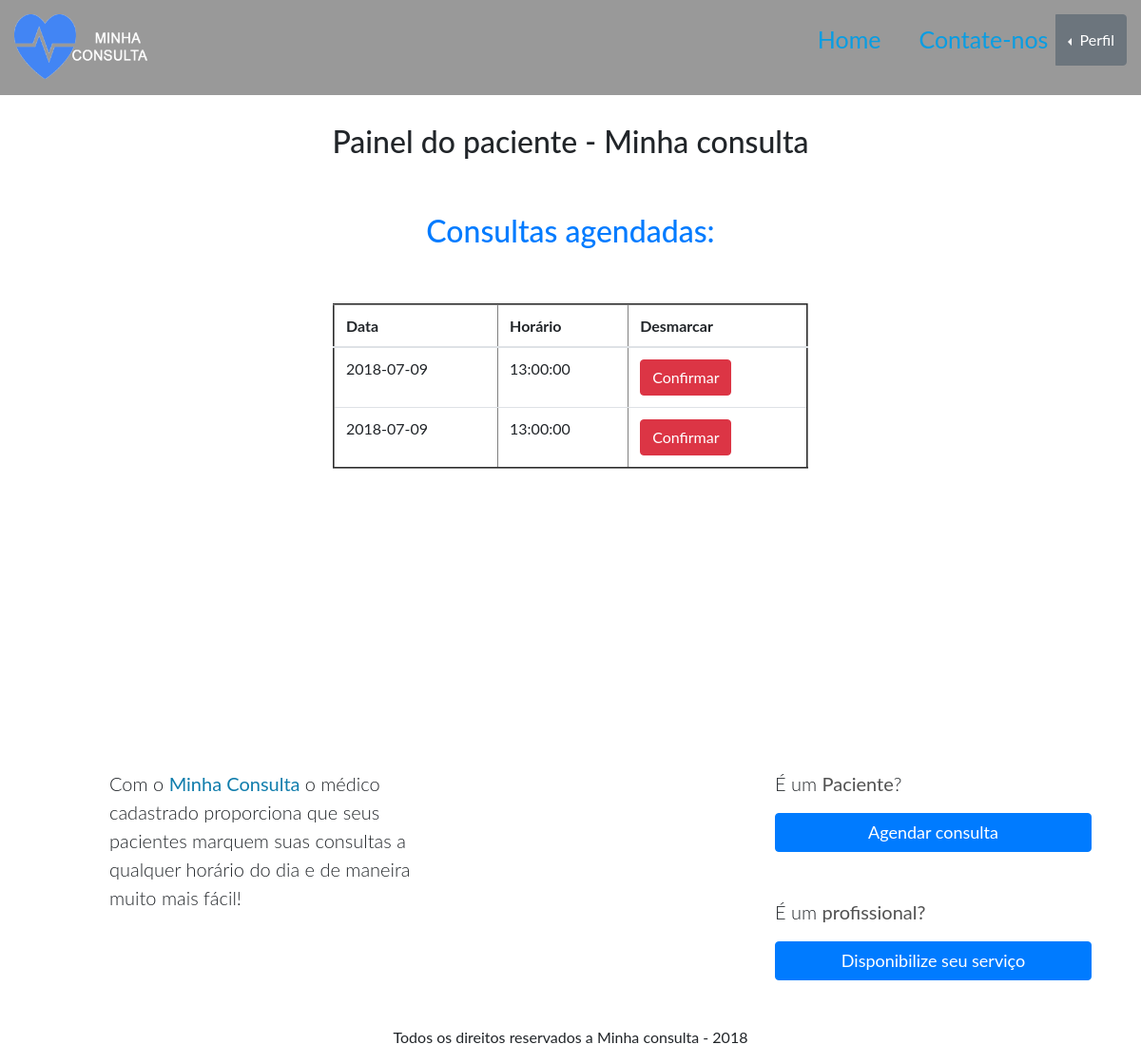
The page /consultas.php (signed in) on the database its author committed.
### tables this page shows
CREATE TABLE `consulta_horario` (
  `id_horario_c` bigint(20) UNSIGNED NOT NULL,
  `data` date NOT NULL,
  `hora` time NOT NULL,
  `id_medico` int(11) DEFAULT NULL,
  `id_usuario` int(11) NOT NULL,
  `status` smallint(6) NOT NULL
);

### _funcoes/funcoes_consulta.php (called while the page is built, shortened)
<?php
function consultas_marcadas($conexao,$id_usuario){
	$sql="SELECT * FROM consulta_horario WHERE id_usuario='$id_usuario';";
	$consultas=array();
	$resultado=mysqli_query($conexao,$sql);
	while($consulta = mysqli_fetch_assoc($resultado)) {
        array_push($consultas, $consulta);
    }
    return $consultas;
}

### consultas.php (the view, shortened to what this page needs)
<?php
	require_once("header.php");
	require_once("conecta.php");
	require_once('_funcoes/funcoes_consulta.php');
	$id_usuario=$_SESSION["usuario_logado_id"];
	$consultas=consultas_marcadas($conexao,$id_usuario);
?>
<!DOCTYPE html>
<html>
<body>
	<?php require_once("nav.php"); ?>
		<center><h2 style="margin-top: 30px;">Painel do paciente - Minha consulta</h2></center><br><br>
		<center><h2><a href="#">Consultas agendadas:</h2></a></center><br><br>
	<div class="container" style="display:flex;justify-content:center;align-items:center; height: auto; padding-bottom: 200px;">
		<table class="table" border="2" style="width: 500px">
			<thead>
				<tr>
					<th scope="col">Data</th>
					<th scope="col">Horário</th>
					<th scope="col">Desmarcar</th>
				</tr>
			</thead>
			<tbody>
						<?php
							foreach($consultas as $consulta){ ?>
						<form action="desmarca_consulta.php" method="POST">
							<tr>
								<td><?=$consulta['data']?></td>
								<td><?=$consulta['hora']?></td>
								<td><button class="btn btn-danger" type="submit" data-toggle="modal" data-target="#exampleModal">Confirmar</button></td>
							</tr>
							<?php } ?>
						</form>
						</tbody>
					</table>
				</div>
	<?php require_once("footer.php"); ?>
</body>
</html>

### css/estilo.css (style rules this page uses)
body, html { height: 100%; margin: 0; padding: 0; font-family: "Lato", sans-serif; }

### rows shown on the page
consulta_horario: data "2018-07-09", hora "13:00:00"
consulta_horario: data "2018-07-09", hora "13:00:00"
